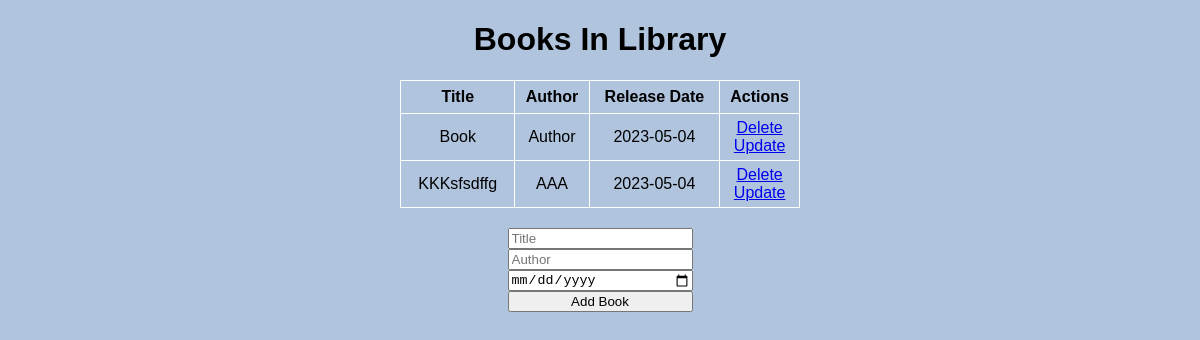
Before: / with the older database file.
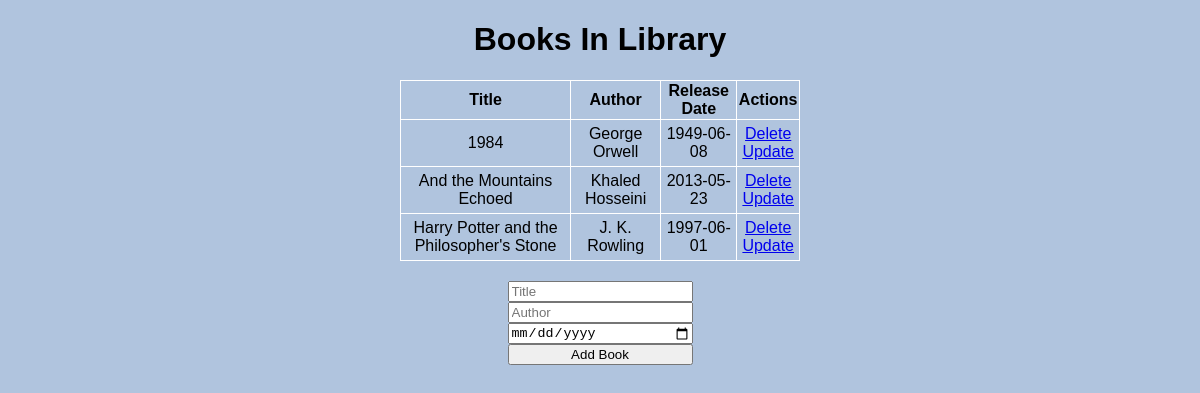
After: the same page with the newer database file.
### app.py (models this page shows, shortened)
class Book(db.Model):
    id = db.Column(db.Integer, primary_key=True)
    title = db.Column(db.String(200), nullable=False)
    author = db.Column(db.String(50), nullable=False)
    published = db.Column(db.DateTime, default=datetime.utcnow)

### app.py (the view)
@app.route('/', methods=['POST', 'GET'])
def index():
    if request.method == 'POST':
        book_title = request.form['title']
        book_author = request.form['author']
        book_published = datetime. strptime(request.form['published'], '%Y-%m-%d')
        new_book = Book(title=book_title, author=book_author, published=book_published)
        try:
            db.session.add(new_book)
            db.session.commit()
            return redirect('/')
        except:
            return "There was an issue adding your task"
    else:
        books = Book.query.order_by(Book.title).all()
        return render_template('index.html', books=books)

### templates/index.html (shortened to what this page needs)
{% extends 'base.html' %}
{% block body %}
<div class="content">
    <h1 style="text-align: center;">Books In Library</h1>
    {% if books|length < 1 %}
    <h4 style="text-align: center;">There are no books. Create one below!</h4>
    {% else %}
    <table>
        <tr>
            <th>Title</th>
            <th>Author</th>
            <th>Release Date</th>
            <th>Actions</th>
        </tr>
        {% for book in books %}
            <tr>
                <td>{{ book.title }}</td>
                <td>{{ book.author }}</td>
                <td>{{ book.published.date() }}</td>
                <td>
                    <a href="/delete/{{book.id}}">Delete</a>
                    <br>
                    <a href="/update/{{book.id}}">Update</a>
                </td>
            </tr>
        {% endfor %}
    </table>
    {% endif %}
    <form action="/" method="POST">
        <input type="text" name="title" id="title" placeholder="Title">
        <input type="text" name="author" id="author" placeholder="Author">
        <input type="date" name="published" id="published" placeholder="Published">
        <input type="submit" value="Add Book">
    </form>
</div>
{% endblock %}

### templates/base.html (shortened to what this page needs)
<!DOCTYPE html>
<html lang="en">
<head>
    <link rel="stylesheet" href="{{ url_for('static', filename='css/main.css') }}">
</head>
<body>
    {% block body %}{% endblock %}
</body>
</html>

### static/css/main.css (style rules this page uses)
body, html { margin: 0; font-family: sans-serif; background-color: lightsteelblue; }
.content { margin: 0 auto; width: 400px; }
table, td, th { border: 1px solid white; }
table { border-collapse: collapse; width: 100%; }
th { height: 30px; }
td { text-align: center; padding: 5px; }
form { display: inline-grid; justify-content: center; margin-top: 20px; margin-left: auto; margin-right: auto; width: 100%; }

Changed rows visible on the page:
removed Book: title "Book", author "Author", published "2023-05-04"
removed Book: title "KKKsfsdffg", author "AAA", published "2023-05-04"
added Book: title "1984", author "George Orwell", published "1949-06-08"
added Book: title "And the Mountains Echoed", author "Khaled Hosseini", published "2013-05-23"
added Book: title "Harry Potter and the Philosopher's Stone", author "J. K. Rowling", published "1997-06-01"
